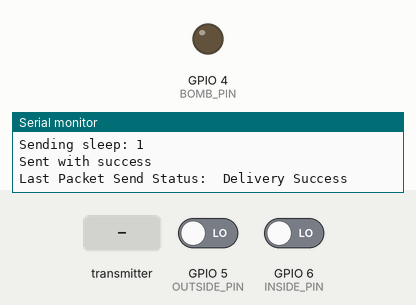
Simulated run of this sketch. Board: ESP32-S3. Parts: output pins drawn as LEDs (lit = HIGH), the last lines printed to the serial monitor. Inputs (shaded band) come from the test bench; at power-on: GPIO 5 (OUTSIDE_PIN) LOW, GPIO 6 (INSIDE_PIN) LOW.

Above: at 1.2 s.
1.3 s: GPIO 5 (OUTSIDE_PIN) driven HIGH
2.8 s: GPIO 6 (INSIDE_PIN) driven HIGH
5.5 s: the transmitter starts sending explode = 0
7.0 s: GPIO 6 (INSIDE_PIN) driven LOW
At 11.8 s:
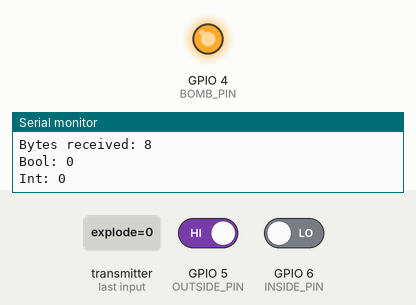
Timing chart, 0 to 12.1 s (numbered marks = the images above; inputs shaded):
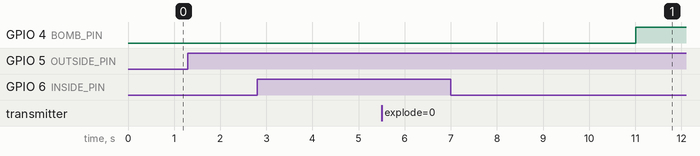

Measured:
- after the input at 7.0 s, GPIO 4 (BOMB_PIN): LOW → HIGH after 4.0 s

The sketch:

Final_Project_Sensors.ino
```cpp
// Names: Final_Project_Sensors
// Authors: Andrew Lin, Arjun Manu
// Date: 8/22/25
// Description: This file contains code for the sensor and the 'bomb' of our project. By using ESP-NOW,
//              we are able to communicate between two different ESPs and send motion data / receive interface
//              data.

// Sensors MAC address fc:01:2c:db:f4:88
// User Interface MAC address fc:01:2c:db:ed:08

// Libraries
#include "freertos/FreeRTOS.h"
#include "freertos/task.h"
#include <esp_now.h>
#include <WiFi.h>
#include <IRremote.hpp>
#include <BLEDevice.h>
#include <BLEUtils.h>
#include <BLEServer.h>

#define BOMB_PIN 4
#define OUTSIDE_PIN 5
#define INSIDE_PIN 6
#define IR_PIN 15

// Task Handles
TaskHandle_t sendHandle;
TaskHandle_t insideSense;
TaskHandle_t outsideSense;
TaskHandle_t detonationCord;
TaskHandle_t readingRemote;
TaskHandle_t suspendOut;

TimerHandle_t bombTimer;

uint8_t broadcastAddress[] = {0xfc, 0x01, 0x2c, 0xdb, 0xed, 0x08};
volatile int bluetoothFlag = 1;
volatile bool outsideLatch = false;
volatile bool changeStatus = false;


// Struct to receive message
typedef struct struct_receiveMessage {
  bool explode;
  int correct;
} struct_receiveMessage;

struct_receiveMessage interfaceData;


// Struct to send message
typedef struct struct_sendMessage {
  bool wakeUp;
  int sleep;
} struct_sendMessage;

struct_sendMessage sensorData;

esp_now_peer_info_t peerInfo;

// Name: OnDataRecv
// Description: This function prints the received structs from the other ESP through
//              ESP-NOW and then sends a signal to turn off the LCD on the other ESP
//              if a certain value is received.
void OnDataRecv(const esp_now_recv_info_t* mac, const uint8_t* incomingData, int len) {
  memcpy(&interfaceData, incomingData, sizeof(interfaceData));
  Serial.print("Bytes received: ");
  Serial.println(len);
  Serial.print("Bool: ");
  Serial.println(interfaceData.explode);
  Serial.print("Int: ");
  Serial.println(interfaceData.correct);

  if(interfaceData.correct == 1 && changeStatus == false){
    bluetoothFlag = 0;
    changeStatus = true;
  }
  Serial.println();
}


// Name: OnDataSent
// Description: Makes sure the data is sent and prints if the last packet is sent as a sanity check
void OnDataSent(const wifi_tx_info_t *mac_addr, esp_now_send_status_t status) {
  Serial.print("\r\nLast Packet Send Status:\t");
  Serial.println(status == ESP_NOW_SEND_SUCCESS ? "Delivery Success" : "Delivery Fail");
}

// Name: sendData
// Description: This function sets values of the struct we want to send to the other ESP
//              and then sends it.
void sendData(void *pvParameters){
  while(1){
    // Set values to send
  sensorData.sleep = bluetoothFlag;

  Serial.print("Sending wakeup: ");
  Serial.println(sensorData.wakeUp);

  Serial.print("Sending sleep: ");
  Serial.println(sensorData.sleep);

  // Send message via ESP-NOW
  esp_err_t result = esp_now_send(broadcastAddress, (uint8_t *) &sensorData, sizeof(sensorData));

  if (result == ESP_OK) {
    Serial.println("Sent with success");
  }
  else {
    Serial.println("Error sending the data");
  }
  vTaskDelay(pdMS_TO_TICKS(2000));
  }
}

// Name: outsideSensor
// Description: Uses the infrared sensor to detect motion and sends a signal to
//              turn on the LCD and stay latched onto that value so the LCD doesn't
//              turned off. It then turns off when the password/RFID is correct .
void outsideSensor(void *pvParameters){
  pinMode(OUTSIDE_PIN, INPUT_PULLDOWN);
  int last = LOW;
  while(1){
    int now = digitalRead(OUTSIDE_PIN);
    if(now == HIGH && last == LOW){
      if(!outsideLatch){
        outsideLatch = true;
        Serial.println("Someone is outside the door");
        sensorData.wakeUp = true;
        }
    } else if((outsideLatch && interfaceData.correct == 1)){
      outsideLatch = false;
      sensorData.wakeUp = false;
      interfaceData.correct = 0;
    } else {
      interfaceData.correct = 0;
    last = now;
    vTaskDelay(pdMS_TO_TICKS(20));
    }
  }
}

// Name: insideSensor
// Description: this function uses an infrared sensor for the inside of our system. If
//              the system is set on away and movement is sensed, this function will send
//              a notification to the bomb trigger or if the other ESP sends a signal it
//              will also notify the bombtrigger function. Otherwise the sensor is disabled
//              when the password/rfid is correct.
void insideSensor(void *pvParameters){
  pinMode(INSIDE_PIN, INPUT_PULLDOWN);
  while(1){
    if(interfaceData.explode == true || bluetoothFlag == 1){
      if(digitalRead(INSIDE_PIN) == HIGH || interfaceData.explode == 1){
        Serial.println("Someone is robbing you");
        //Send signal to bomb
        xTaskNotifyGive(detonationCord);
      }
      vTaskDelay(pdMS_TO_TICKS(1000));
    } else if(interfaceData.correct == 1){
      bluetoothFlag = 0;
    }
  }
}

// Name: bombTrigger
// Description: This function receives a notification from the insideSensor
//              function and then begins a timer for 5 seconds to the bombTimerCallback
//              function.
void bombTrigger(void *pvParameters){
  pinMode(BOMB_PIN, OUTPUT);
  while(1){
    if(ulTaskNotifyTake(pdTRUE, portMAX_DELAY)){

      xTimerStart(bombTimer, 0);
    }
  }
}

// Name: bombTimerCallback
// Description: This function uses the freeRTOS timer to cause the
//              bomb to explode
void bombTimerCallback(TimerHandle_t xTimer) {
  digitalWrite(BOMB_PIN, HIGH);
}

// Name: setStatus
// Description: This function is a helper function that has conditionals with the
//              decoded IR signals to tell it to set the state of the system (home/away)
void setStatus(uint32_t x){
  if(x == -1153106176){ // home
    bluetoothFlag = 0;
    changeStatus = true;
  } else if(x == -1136394496){ // away
    bluetoothFlag = 1;
    changeStatus = false;
  }
}

// Name: readRemote
// Description: This function decodes and reads the signals from the IR remote and calls on setStatus to
//              complete do a task.
void readRemote(void *pvParameters){
  while(1){
    if(IrReceiver.decode()){
      //Serial.println(IR.decodedIRData.decodedRawData,DEC);
      uint32_t in = IrReceiver.decodedIRData.decodedRawData;
      IrReceiver.resume();
      //Serial.println((int)raw);

      setStatus(in);
    }
    vTaskDelay(pdMS_TO_TICKS(100));
  }
}


// Name: setup
// Description: Initialized WiFi for ESP-NOW, the Infrared Receiver, ESP-NOW sending and receiving data,
//              ESP-NOW peer register, task creation and a timer
void setup() {
  // Initialize Serial Monitor
  Serial.begin(115200);

  // Set device as a Wi-Fi Station
  WiFi.mode(WIFI_STA);

  IrReceiver.begin(IR_PIN);

  // Init ESP-NOW
  if (esp_now_init() != ESP_OK) {
    Serial.println("Error initializing ESP-NOW");
    return;
  }

  // Once ESPNow is successfully Init, we will register for recv CB to
  // get recv packer info
  esp_now_register_recv_cb(OnDataRecv);

  esp_now_register_send_cb(OnDataSent);

  // Register peer
  memcpy(peerInfo.peer_addr, broadcastAddress, 6);
  peerInfo.channel = 0;
  peerInfo.encrypt = false;

  // Add peer
  if (esp_now_add_peer(&peerInfo) != ESP_OK){
    Serial.println("Failed to add peer");
    return;
  }

  xTaskCreatePinnedToCore(sendData, "SendData", 4096, NULL, 1, &sendHandle, 0);
  xTaskCreatePinnedToCore(outsideSensor, "OutsideSensor", 4096, NULL, 1, &outsideSense, 0);
  xTaskCreatePinnedToCore(insideSensor, "InsideSensor", 4096, NULL, 1, &insideSense, 1);
  xTaskCreatePinnedToCore(bombTrigger, "BombTrigger", 4096, NULL, 1, &detonationCord, 1);
  xTaskCreate(readRemote, "ReadRemote", 1024, NULL, 1, &readingRemote);

  bombTimer = xTimerCreate("BombTimer", pdMS_TO_TICKS(5000), pdFALSE, (void*)0, bombTimerCallback);
}

void loop() {
}
```
